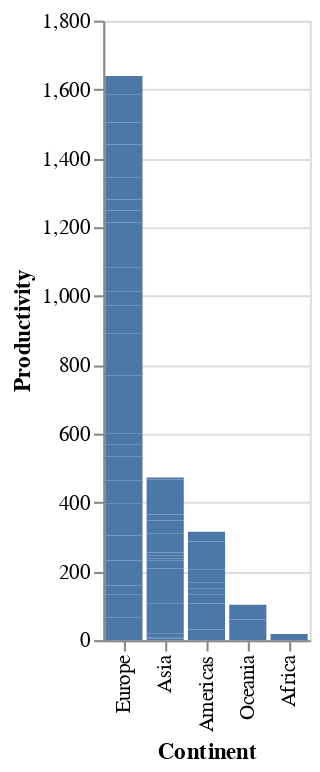

Here is the notebook cell this chart was saved with:
### Markdown cell above
- Visualization for the response variable
    - Productivity by continent
    - Productivity by country

    ->  Both of the ideas can be visualized by bar charts.

### Code cell
alt.Chart(df).mark_bar().encode(
    x=alt.X('Continent', 
           sort='-y'), # sort
    y=alt.Y('Productivity')
)

### Figure 1 — Vega-Lite specification as saved in the notebook (floating-point values rounded to 4 significant figures)
{"config": {"view": {"continuousWidth": 400, "continuousHeight": 300}}, "data": {"name": "data-edb17bfa6f3ebd91899c0948e0e965d7"}, "mark": "bar", "encoding": {"x": {"field": "Continent", "sort": "-y", "type": "nominal"}, "y": {"field": "Productivity", "type": "quantitative"}}, "$schema": "https://vega.github.io/schema/vega-lite/v4.17.0.json", "datasets": {"data-edb17bfa6f3ebd91899c0948e0e965d7": [{"Continent": "Americas", "Country": "Argentina", "Code": "ARG", "Year": 2017, "Average annual working hours per worker": 1692.0, "GDP per capita": 23270.0, "Population": 44054616, "gini_coefficient": null, "Life satisfaction": 6.086, "Productivity": 30.96, "Current health expenditure per capita": 2470.0}, {"Continent": "Oceania", "Country": "Australia", "Code": "AUS", "Year": 2017, "Average annual working hours per worker": 1731.0, "GDP per capita": 52540.0, "Population": 24590336, "gini_coefficient": null, "Life satisfaction": 7.234, "Productivity": 60.34, "Current health expenditure per capita": 4716.0}, {"Continent": "Europe", "Country": "Austria", "Code": "AUT", "Year": 2017, "Average annual working hours per worker": 1613.0, "GDP per capita": 51950.0, "Population": 8797497, "gini_coefficient": 0.2974, "Life satisfaction": 7.195, "Productivity": 64.78, "Current health expenditure per capita": 5641.0}, {"Continent": "Asia", "Country": "Bangladesh", "Code": "BGD", "Year": 2017, "Average annual working hours per worker": 2232.0, "GDP per capita": 4113.0, "Population": 161793968, "gini_coefficient": null, "Life satisfaction": 5.114, "Productivity": 4.308, "Current health expenditure per capita": 101.2}, {"Continent": "Europe", "Country": "Belgium", "Code": "BEL", "Year": 2017, "Average annual working hours per worker": 1544.0, "GDP per capita": 45150.0, "Population": 11384491, "gini_coefficient": 0.2739, "Life satisfaction": 6.772, "Productivity": 68.52, "Current health expenditure per capita": 5450.0}, {"Continent": "Americas", "Country": "Brazil", "Code": "BRA", "Year": 2017, "Average annual working hours per worker": 1709.0, "GDP per capita": 14280.0, "Population": 208504960, "gini_coefficient": 0.5333, "Life satisfaction": 6.451, "Productivity": 19.19, "Current health expenditure per capita": 1376.0}, {"Continent": "Europe", "Country": "Bulgaria", "Code": "BGR", "Year": 2017, "Average annual working hours per worker": 1644.0, "GDP per capita": 19580.0, "Population": 7182430, "gini_coefficient": 0.4038, "Life satisfaction": 5.108, "Productivity": 25.39, "Current health expenditure per capita": 1608.0}, {"Continent": "Asia", "Country": "Cambodia", "Code": "KHM", "Year": 2017, "Average annual working hours per worker": 2456.0, "GDP per capita": 3951.0, "Population": 15830694, "gini_coefficient": null, "Life satisfaction": 4.998, "Productivity": 3.023, "Current health expenditure per capita": 224.8}, {"Continent": "Americas", "Country": "Canada", "Code": "CAN", "Year": 2017, "Average annual working hours per worker": 1696.0, "GDP per capita": 48900.0, "Population": 36554344, "gini_coefficient": 0.3331, "Life satisfaction": 7.109, "Productivity": 56.26, "Current health expenditure per capita": 5209.0}, {"Continent": "Americas", "Country": "Chile", "Code": "CHL", "Year": 2017, "Average annual working hours per worker": 1974.0, "GDP per capita": 22860.0, "Population": 18368582, "gini_coefficient": 0.4444, "Life satisfaction": 5.942, "Productivity": 27.26, "Current health expenditure per capita": 2219.0}, {"Continent": "Asia", "Country": "China", "Code": "CHN", "Year": 2017, "Average annual working hours per worker": 2174.0, "GDP per capita": 13850.0, "Population": 1410275968, "gini_coefficient": 0.3908, "Life satisfaction": 5.144, "Productivity": 11.36, "Current health expenditure per capita": 706.4}, {"Continent": "Americas", "Country": "Colombia", "Code": "COL", "Year": 2017, "Average annual working hours per worker": 1998.0, "GDP per capita": 13430.0, "Population": 48351668, "gini_coefficient": 0.4972, "Life satisfaction": 6.35, "Productivity": 15.63, "Current health expenditure per capita": 1088.0}, {"Continent": "Americas", "Country": "Costa Rica", "Code": "CRI", "Year": 2017, "Average annual working hours per worker": 2212.0, "GDP per capita": 18130.0, "Population": 4993849, "gini_coefficient": 0.4835, "Life satisfaction": 6.998, "Productivity": 18.73, "Current health expenditure per capita": 1440.0}, {"Continent": "Europe", "Country": "Croatia", "Code": "HRV", "Year": 2017, "Average annual working hours per worker": 1835.0, "GDP per capita": 25360.0, "Population": 4192468, "gini_coefficient": 0.3035, "Life satisfaction": 5.626, "Productivity": 33.16, "Current health expenditure per capita": 1804.0}, {"Continent": "Asia", "Country": "Cyprus", "Code": "CYP", "Year": 2017, "Average annual working hours per worker": 1784.0, "GDP per capita": 31250.0, "Population": 1208527, "gini_coefficient": 0.3142, "Life satisfaction": 6.137, "Productivity": 42.59, "Current health expenditure per capita": 2533.0}, {"Continent": "Europe", "Country": "Czechia", "Code": "CZE", "Year": 2017, "Average annual working hours per worker": 1776.0, "GDP per capita": 35580.0, "Population": 10531315, "gini_coefficient": 0.2485, "Life satisfaction": null, "Productivity": 39.42, "Current health expenditure per capita": 2786.0}, {"Continent": "Europe", "Country": "Denmark", "Code": "DNK", "Year": 2017, "Average annual working hours per worker": 1400.0, "GDP per capita": 51670.0, "Population": 5737286, "gini_coefficient": 0.2875, "Life satisfaction": 7.693, "Productivity": 72.54, "Current health expenditure per capita": 5573.0}, {"Continent": "Americas", "Country": "Ecuador", "Code": "ECU", "Year": 2017, "Average annual working hours per worker": 1701.0, "GDP per capita": 11410.0, "Population": 16696947, "gini_coefficient": 0.4467, "Life satisfaction": 5.809, "Productivity": 15.32, "Current health expenditure per capita": 863.0}, {"Continent": "Europe", "Country": "Estonia", "Code": "EST", "Year": 2017, "Average annual working hours per worker": 1857.0, "GDP per capita": 30980.0, "Population": 1317550, "gini_coefficient": 0.3036, "Life satisfaction": 6.035, "Productivity": 33.49, "Current health expenditure per capita": 2242.0}, {"Continent": "Europe", "Country": "Finland", "Code": "FIN", "Year": 2017, "Average annual working hours per worker": 1659.0, "GDP per capita": 43830.0, "Population": 5508146, "gini_coefficient": 0.2738, "Life satisfaction": 7.78, "Productivity": 58.88, "Current health expenditure per capita": 4339.0}, {"Continent": "Europe", "Country": "France", "Code": "FRA", "Year": 2017, "Average annual working hours per worker": 1514.0, "GDP per capita": 42820.0, "Population": 64144092, "gini_coefficient": 0.3163, "Life satisfaction": 6.69, "Productivity": 68.37, "Current health expenditure per capita": 5060.0}, {"Continent": "Europe", "Country": "Germany", "Code": "DEU", "Year": 2017, "Average annual working hours per worker": 1354.0, "GDP per capita": 51250.0, "Population": 82624368, "gini_coefficient": 0.312, "Life satisfaction": 7.035, "Productivity": 69.85, "Current health expenditure per capita": 6028.0}, {"Continent": "Europe", "Country": "Greece", "Code": "GRC", "Year": 2017, "Average annual working hours per worker": 2017.0, "GDP per capita": 26480.0, "Population": 10692230, "gini_coefficient": 0.3435, "Life satisfaction": 5.952, "Productivity": 33.36, "Current health expenditure per capita": 2326.0}, {"Continent": "Asia", "Country": "Hong Kong", "Code": "HKG", "Year": 2017, "Average annual working hours per worker": 2186.0, "GDP per capita": 49930.0, "Population": 7461508, "gini_coefficient": null, "Life satisfaction": 5.659, "Productivity": 44.37, "Current health expenditure per capita": null}, {"Continent": "Europe", "Country": "Hungary", "Code": "HUN", "Year": 2017, "Average annual working hours per worker": 1937.0, "GDP per capita": 26910.0, "Population": 9788940, "gini_coefficient": 0.3058, "Life satisfaction": 6.0, "Productivity": 33.06, "Current health expenditure per capita": 1989.0}, {"Continent": "Europe", "Country": "Iceland", "Code": "ISL", "Year": 2017, "Average annual working hours per worker": 1493.0, "GDP per capita": 49840.0, "Population": 343641, "gini_coefficient": 0.2613, "Life satisfaction": 7.533, "Productivity": 59.13, "Current health expenditure per capita": 4763.0}, {"Continent": "Asia", "Country": "India", "Code": "IND", "Year": 2017, "Average annual working hours per worker": 2117.0, "GDP per capita": 6188.0, "Population": 1354195712, "gini_coefficient": 0.3594, "Life satisfaction": 3.249, "Productivity": 8.01, "Current health expenditure per capita": 181.5}, {"Continent": "Asia", "Country": "Indonesia", "Code": "IDN", "Year": 2017, "Average annual working hours per worker": 2024.0, "GDP per capita": 10640.0, "Population": 264498848, "gini_coefficient": 0.3879, "Life satisfaction": 5.347, "Productivity": 11.35, "Current health expenditure per capita": 317.6}, {"Continent": "Europe", "Country": "Ireland", "Code": "IRL", "Year": 2017, "Average annual working hours per worker": 1746.0, "GDP per capita": 86810.0, "Population": 4771860, "gini_coefficient": 0.3136, "Life satisfaction": 7.255, "Productivity": 109.5, "Current health expenditure per capita": 5583.0}, {"Continent": "Asia", "Country": "Israel", "Code": "ISR", "Year": 2017, "Average annual working hours per worker": 1921.0, "GDP per capita": 38980.0, "Population": 8309256, "gini_coefficient": 0.382, "Life satisfaction": 7.332, "Productivity": 41.02, "Current health expenditure per capita": 2992.0}, {"Continent": "Europe", "Country": "Italy", "Code": "ITA", "Year": 2017, "Average annual working hours per worker": 1723.0, "GDP per capita": 40160.0, "Population": 60004024, "gini_coefficient": 0.3593, "Life satisfaction": 6.445, "Productivity": 56.27, "Current health expenditure per capita": 3617.0}, {"Continent": "Asia", "Country": "Japan", "Code": "JPN", "Year": 2017, "Average annual working hours per worker": 1738.0, "GDP per capita": 39600.0, "Population": 126662464, "gini_coefficient": null, "Life satisfaction": 5.908, "Productivity": 42.42, "Current health expenditure per capita": 4398.0}, {"Continent": "Europe", "Country": "Latvia", "Code": "LVA", "Year": 2017, "Average annual working hours per worker": 1875.0, "GDP per capita": 27160.0, "Population": 1954861, "gini_coefficient": 0.3557, "Life satisfaction": 5.97, "Productivity": 31.57, "Current health expenditure per capita": 1704.0}, {"Continent": "Europe", "Country": "Lithuania", "Code": "LTU", "Year": 2017, "Average annual working hours per worker": 1844.0, "GDP per capita": 29830.0, "Population": 2904452, "gini_coefficient": 0.3729, "Life satisfaction": 6.064, "Productivity": 32.99, "Current health expenditure per capita": 2178.0}, {"Continent": "Europe", "Country": "Luxembourg", "Code": "LUX", "Year": 2017, "Average annual working hours per worker": 1519.0, "GDP per capita": 90600.0, "Population": 596290, "gini_coefficient": 0.3452, "Life satisfaction": 7.404, "Productivity": 83.17, "Current health expenditure per capita": 5981.0}, {"Continent": "Asia", "Country": "Malaysia", "Code": "MYS", "Year": 2017, "Average annual working hours per worker": 2238.0, "GDP per capita": 24160.0, "Population": 31975812, "gini_coefficient": null, "Life satisfaction": 5.428, "Productivity": 23.65, "Current health expenditure per capita": 987.6}, {"Continent": "Europe", "Country": "Malta", "Code": "MLT", "Year": 2017, "Average annual working hours per worker": 2040.0, "GDP per capita": 35150.0, "Population": 479507, "gini_coefficient": 0.2923, "Life satisfaction": 6.733, "Productivity": 39.22, "Current health expenditure per capita": 3873.0}, {"Continent": "Americas", "Country": "Mexico", "Code": "MEX", "Year": 2017, "Average annual working hours per worker": 2255.0, "GDP per capita": 18940.0, "Population": 122839256, "gini_coefficient": null, "Life satisfaction": 6.432, "Productivity": 21.02, "Current health expenditure per capita": 1076.0}, {"Continent": "Asia", "Country": "Myanmar", "Code": "MMR", "Year": 2017, "Average annual working hours per worker": 2438.0, "GDP per capita": 4763.0, "Population": 52288344, "gini_coefficient": 0.307, "Life satisfaction": 4.434, "Productivity": 4.735, "Current health expenditure per capita": 214.6}, {"Continent": "Europe", "Country": "Netherlands", "Code": "NLD", "Year": 2017, "Average annual working hours per worker": 1430.0, "GDP per capita": 54230.0, "Population": 17207204, "gini_coefficient": 0.2854, "Life satisfaction": 7.425, "Productivity": 70.62, "Current health expenditure per capita": 5603.0}, {"Continent": "Oceania", "Country": "New Zealand", "Code": "NZL", "Year": 2017, "Average annual working hours per worker": 1752.0, "GDP per capita": 39730.0, "Population": 4746253, "gini_coefficient": null, "Life satisfaction": 7.205, "Productivity": 42.74, "Current health expenditure per capita": 3876.0}, {"Continent": "Africa", "Country": "Nigeria", "Code": "NGA", "Year": 2017, "Average annual working hours per worker": 1827.0, "GDP per capita": 5061.0, "Population": 193495904, "gini_coefficient": null, "Life satisfaction": 4.356, "Productivity": null, "Current health expenditure per capita": 194.8}, {"Continent": "Europe", "Country": "Norway", "Code": "NOR", "Year": 2017, "Average annual working hours per worker": 1417.0, "GDP per capita": 69600.0, "Population": 5277396, "gini_coefficient": 0.2699, "Life satisfaction": 7.442, "Productivity": 96.85, "Current health expenditure per capita": 6631.0}, {"Continent": "Asia", "Country": "Pakistan", "Code": "PAK", "Year": 2017, "Average annual working hours per worker": 2096.0, "GDP per capita": 4744.0, "Population": 216379648, "gini_coefficient": null, "Life satisfaction": 4.443, "Productivity": 8.322, "Current health expenditure per capita": 132.7}, {"Continent": "Americas", "Country": "Peru", "Code": "PER", "Year": 2017, "Average annual working hours per worker": 1932.0, "GDP per capita": 11960.0, "Population": 31605488, "gini_coefficient": 0.4329, "Life satisfaction": 5.999, "Productivity": 10.75, "Current health expenditure per capita": 624.0}, {"Continent": "Asia", "Country": "Philippines", "Code": "PHL", "Year": 2017, "Average annual working hours per worker": 2149.0, "GDP per capita": 7858.0, "Population": 106738496, "gini_coefficient": null, "Life satisfaction": 6.268, "Productivity": 9.45, "Current health expenditure per capita": 321.6}, {"Continent": "Europe", "Country": "Poland", "Code": "POL", "Year": 2017, "Average annual working hours per worker": 2028.0, "GDP per capita": 29050.0, "Population": 38532816, "gini_coefficient": 0.303, "Life satisfaction": 6.242, "Productivity": 33.66, "Current health expenditure per capita": 1972.0}, {"Continent": "Europe", "Country": "Portugal", "Code": "PRT", "Year": 2017, "Average annual working hours per worker": 1863.0, "GDP per capita": 30430.0, "Population": 10307528, "gini_coefficient": 0.338, "Life satisfaction": 6.095, "Productivity": 34.62, "Current health expenditure per capita": 3072.0}, {"Continent": "Europe", "Country": "Romania", "Code": "ROU", "Year": 2017, "Average annual working hours per worker": 1806.0, "GDP per capita": 25420.0, "Population": 19698852, "gini_coefficient": 0.3602, "Life satisfaction": 6.13, "Productivity": 32.27, "Current health expenditure per capita": 1399.0}, {"Continent": "Europe", "Country": "Russia", "Code": "RUS", "Year": 2017, "Average annual working hours per worker": 1974.0, "GDP per capita": 26800.0, "Population": 145452544, "gini_coefficient": 0.3724, "Life satisfaction": 5.441, "Productivity": 27.45, "Current health expenditure per capita": 1406.0}, {"Continent": "Asia", "Country": "Singapore", "Code": "SGP", "Year": 2017, "Average annual working hours per worker": 2238.0, "GDP per capita": 81440.0, "Population": 5764489, "gini_coefficient": null, "Life satisfaction": 6.378, "Productivity": 54.3, "Current health expenditure per capita": 4091.0}, {"Continent": "Europe", "Country": "Slovakia", "Code": "SVK", "Year": 2017, "Average annual working hours per worker": 1745.0, "GDP per capita": 26470.0, "Population": 5439418, "gini_coefficient": 0.2324, "Life satisfaction": 6.243, "Productivity": 35.17, "Current health expenditure per capita": 2038.0}, {"Continent": "Europe", "Country": "Slovenia", "Code": "SVN", "Year": 2017, "Average annual working hours per worker": 1655.0, "GDP per capita": 31590.0, "Population": 2098396, "gini_coefficient": 0.2422, "Life satisfaction": 6.665, "Productivity": 40.55, "Current health expenditure per capita": 2998.0}, {"Continent": "Africa", "Country": "South Africa", "Code": "ZAF", "Year": 2017, "Average annual working hours per worker": 2209.0, "GDP per capita": 12740.0, "Population": 56641208, "gini_coefficient": null, "Life satisfaction": 5.035, "Productivity": 18.05, "Current health expenditure per capita": 1108.0}, {"Continent": "Asia", "Country": "South Korea", "Code": "KOR", "Year": 2017, "Average annual working hours per worker": 2063.0, "GDP per capita": 40880.0, "Population": 51511640, "gini_coefficient": null, "Life satisfaction": 5.903, "Productivity": 39.08, "Current health expenditure per capita": 2926.0}, {"Continent": "Europe", "Country": "Spain", "Code": "ESP", "Year": 2017, "Average annual working hours per worker": 1686.0, "GDP per capita": 38930.0, "Population": 46584168, "gini_coefficient": 0.3465, "Life satisfaction": 6.457, "Productivity": 56.06, "Current health expenditure per capita": 3557.0}, {"Continent": "Asia", "Country": "Sri Lanka", "Code": "LKA", "Year": 2017, "Average annual working hours per worker": 1924.0, "GDP per capita": 12730.0, "Population": 21506816, "gini_coefficient": null, "Life satisfaction": 4.213, "Productivity": 17.05, "Current health expenditure per capita": 459.2}, {"Continent": "Europe", "Country": "Sweden", "Code": "SWE", "Year": 2017, "Average annual working hours per worker": 1609.0, "GDP per capita": 52030.0, "Population": 10058191, "gini_coefficient": 0.2877, "Life satisfaction": 7.398, "Productivity": 64.34, "Current health expenditure per capita": 5656.0}, {"Continent": "Europe", "Country": "Switzerland", "Code": "CHE", "Year": 2017, "Average annual working hours per worker": 1590.0, "GDP per capita": 73620.0, "Population": 8451688, "gini_coefficient": 0.3268, "Life satisfaction": 7.694, "Productivity": 80.59, "Current health expenditure per capita": 7990.0}, {"Continent": "Asia", "Country": "Taiwan", "Code": "TWN", "Year": 2017, "Average annual working hours per worker": 1990.0, "GDP per capita": 45380.0, "Population": 23665028, "gini_coefficient": null, "Life satisfaction": 6.537, "Productivity": 45.0, "Current health expenditure per capita": null}, {"Continent": "Asia", "Country": "Thailand", "Code": "THA", "Year": 2017, "Average annual working hours per worker": 2185.0, "GDP per capita": 16670.0, "Population": 70898208, "gini_coefficient": 0.3653, "Life satisfaction": 6.022, "Productivity": 14.75, "Current health expenditure per capita": 669.6}, {"Continent": "Asia", "Country": "Turkey", "Code": "TUR", "Year": 2017, "Average annual working hours per worker": 1832.0, "GDP per capita": 26610.0, "Population": 82089824, "gini_coefficient": 0.4141, "Life satisfaction": 4.872, "Productivity": 41.8, "Current health expenditure per capita": 1167.0}, {"Continent": "Europe", "Country": "United Kingdom", "Code": "GBR", "Year": 2017, "Average annual working hours per worker": 1670.0, "GDP per capita": 44090.0, "Population": 66064808, "gini_coefficient": 0.3515, "Life satisfaction": 7.157, "Productivity": 54.68, "Current health expenditure per capita": 4516.0}, {"Continent": "Americas", "Country": "United States", "Code": "USA", "Year": 2017, "Average annual working hours per worker": 1757.0, "GDP per capita": 60120.0, "Population": 329791232, "gini_coefficient": 0.4118, "Life satisfaction": 6.944, "Productivity": 71.64, "Current health expenditure per capita": 10100.0}, {"Continent": "Americas", "Country": "Uruguay", "Code": "URY", "Year": 2017, "Average annual working hours per worker": 1552.0, "GDP per capita": 20620.0, "Population": 3422205, "gini_coefficient": 0.3946, "Life satisfaction": 6.6, "Productivity": 28.3, "Current health expenditure per capita": 2030.0}, {"Continent": "Asia", "Country": "Vietnam", "Code": "VNM", "Year": 2017, "Average annual working hours per worker": 2170.0, "GDP per capita": 6842.0, "Population": 94033048, "gini_coefficient": null, "Life satisfaction": 5.467, "Productivity": 5.653, "Current health expenditure per capita": 424.0}]}}
